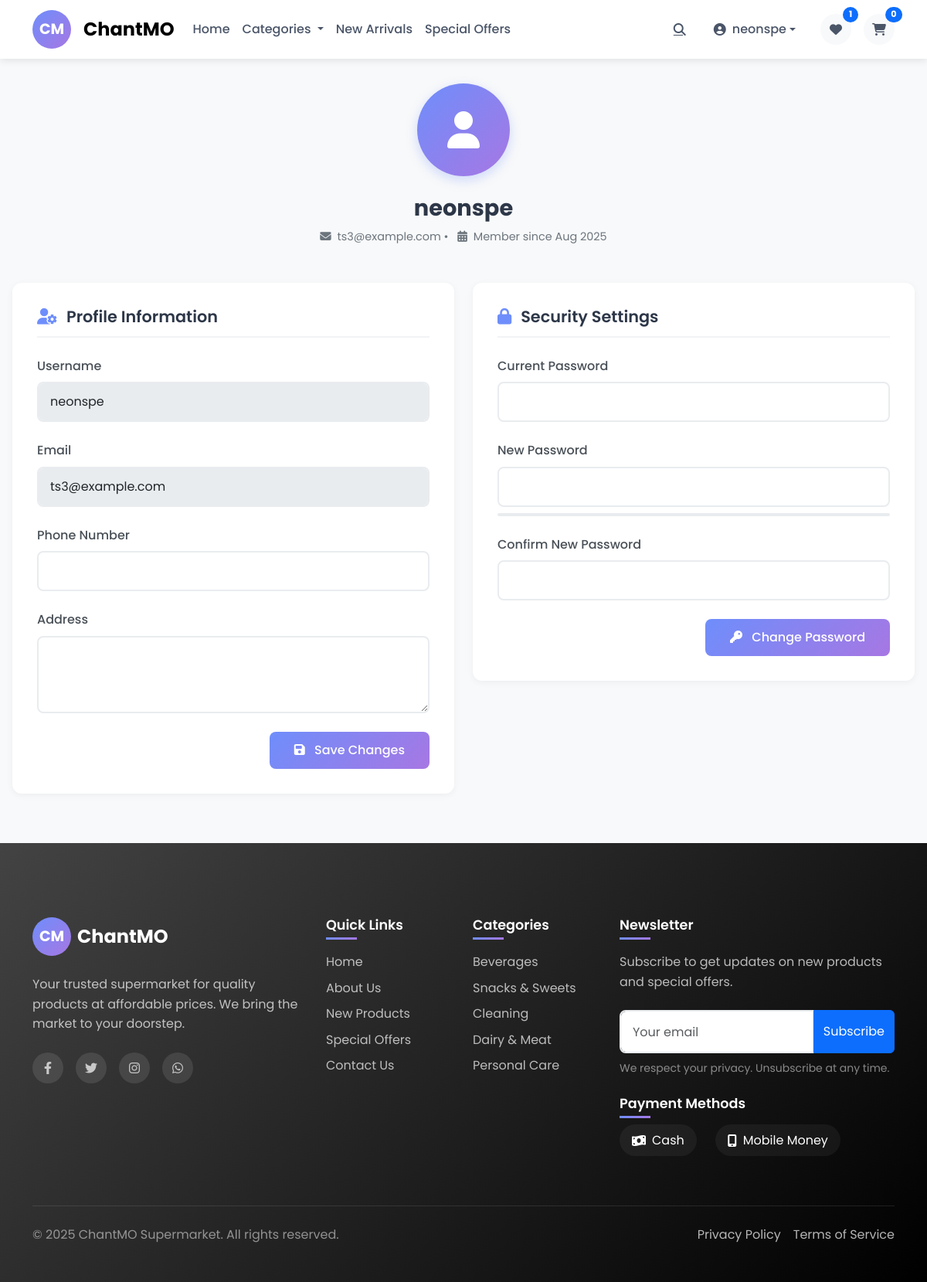
The page /chantmo-supa/pages/profile.php (signed in) on the database its author committed.
### tables this page shows
CREATE TABLE IF NOT EXISTS `users` (
  `id` int NOT NULL AUTO_INCREMENT,
  `username` varchar(50) NOT NULL,
  `email` varchar(100) NOT NULL,
  `phone` varchar(20) NOT NULL,
  `address` varchar(50) NOT NULL,
  `password` varchar(255) NOT NULL,
  `email_verified` tinyint(1) DEFAULT '0',
  `verification_token` varchar(255) DEFAULT NULL,
  `reset_token` varchar(255) DEFAULT NULL,
  `reset_token_expires` datetime DEFAULT NULL,
  `created_at` timestamp NULL DEFAULT CURRENT_TIMESTAMP,
  `updated_at` timestamp NULL DEFAULT CURRENT_TIMESTAMP ON UPDATE CURRENT_TIMESTAMP,
  `remember_token` varchar(255) DEFAULT NULL,
  `verification_token_expires` datetime DEFAULT NULL,
  PRIMARY KEY (`id`),
  UNIQUE KEY `username` (`username`),
  UNIQUE KEY `email` (`email`)
);

### chantmo-supa/pages/profile.php (the view, shortened to what this page needs)
<?php
require_once __DIR__ . '/../includes/auth.php';
$stmt = $pdo->prepare("SELECT * FROM users WHERE id = ?");
$stmt->execute([$_SESSION['user_id']]);
$user = $stmt->fetch();
require_once __DIR__ . '/../includes/header.php';
?>
<main class="profile-container">
    <div class="profile-header">
        <div class="profile-avatar">
            <i class="fas fa-user"></i>
        </div>
        <h1 class="profile-name"><?= htmlspecialchars($user['username']) ?></h1>
        <div class="profile-meta">
            <span><i class="fas fa-envelope me-1"></i> <?= htmlspecialchars($user['email']) ?></span> •
            <span class="ms-2"><i class="fas fa-calendar-alt me-1"></i> Member since <?= date('M Y', strtotime($user['created_at'])) ?></span>
        </div>
    </div>
    <div class="row">
        <div class="col-lg-6">
            <div class="profile-section">
                <h2 class="section-title">
                    <i class="fas fa-user-cog"></i> Profile Information
                </h2>
                <form method="POST" action="">
                    <div class="mb-4">
                        <label for="username" class="form-label">Username</label>
                        <input type="text" class="form-control" id="username" value="<?= htmlspecialchars($user['username']) ?>" disabled>
                    </div>
                    <div class="mb-4">
                        <label for="email" class="form-label">Email</label>
                        <input type="email" class="form-control" id="email" value="<?= htmlspecialchars($user['email']) ?>" disabled>
                    </div>
                    <div class="mb-4">
                        <label for="phone" class="form-label">Phone Number</label>
                        <input type="tel" class="form-control" id="phone" name="phone"
                               value="<?= htmlspecialchars($user['phone']) ?>">
                    </div>
                    <div class="mb-4">
                        <label for="address" class="form-label">Address</label>
                        <textarea class="form-control" id="address" name="address" rows="3"><?= htmlspecialchars($user['address']) ?></textarea>
                    </div>
                    <div class="text-end">
                        <button type="submit" class="btn btn-save">
                            <i class="fas fa-save me-2"></i> Save Changes
                        </button>
                    </div>
                </form>
            </div>
        </div>
        <div class="col-lg-6">
            <div class="profile-section">
                <h2 class="section-title">
                    <i class="fas fa-lock"></i> Security Settings
                </h2>
                <form method="POST" action="">
                    <div class="mb-4">
                        <label for="current_password" class="form-label">Current Password</label>
                        <input type="password" class="form-control" id="current_password" name="current_password" required>
                    </div>
                    <div class="mb-4">
                        <label for="new_password" class="form-label">New Password</label>
                        <input type="password" class="form-control" id="new_password" name="new_password" required
                               onkeyup="checkPasswordStrength(this.value)">
                        <div class="password-strength">
                        </div>
                    </div>
                    <div class="mb-4">
                        <label for="confirm_password" class="form-label">Confirm New Password</label>
                        <input type="password" class="form-control" id="confirm_password" name="confirm_password" required>
                    </div>
                    <div class="text-end">
                        <button type="submit" class="btn btn-save">
                            <i class="fas fa-key me-2"></i> Change Password
                        </button>
                    </div>
                </form>
            </div>
        </div>
    </div>
</main>
<?php require_once __DIR__ . '/../includes/footer.php'; ?>

### chantmo-supa/includes/header.php (style rules this page uses)
:root { --primary-gradient: linear-gradient(135deg, #6e8efb, #a777e3); --secondary-gradient: linear-gradient(135deg, #f093fb, #f5576c); --dark-gradient: linear-gradient(135deg, #434343, #000000); --light-gradient: linear-gradient(135deg, #f5f7fa, #c3cfe2); --success-gradient: linear-gradient(135deg, #43e97b, #38f9d7); --warning-gradient: linear-gradient(135deg, #f6d365, #fda085); --danger-gradient: linear-gradient(135deg, #ff758c, #ff7eb3); --text-color: #2d3748; --text-light: #4a5568; --text-lighter: #718096; --bg-color: #f8f9fa; --border-radius: 0.5rem; --box-shadow: 0 4px 6px -1px rgba(0, 0, 0, 0.1), 0 2px 4px -1px rgba(0, 0, 0, 0.06); --box-shadow-lg: 0 10px 15px -3px rgba(0, 0, 0, 0.1), 0 4px 6px -2px rgba(0, 0, 0, 0.05); --transition: all 0.3s ease; }
* { margin: 0; padding: 0; box-sizing: border-box; }
html { scroll-behavior: smooth; }
body { font-family: 'Poppins', sans-serif; color: var(--text-color); background-color: var(--bg-color); line-height: 1.6; }
.section-title { position: relative; display: inline-block; }
.form-control { border: 2px solid #e9ecef !important; border-radius: 8px !important; padding: 12px 15px !important; transition: all 0.3s ease !important; }

### chantmo-supa/pages/profile.php (style rules this page uses)
.profile-container { max-width: 1200px; margin: 0 auto; padding: 2rem 1rem; }
.profile-header { text-align: center; margin-bottom: 3rem; }
.profile-avatar { width: 120px; height: 120px; border-radius: 50%; background: linear-gradient(135deg, #6e8efb, #a777e3); color: white; display: flex; align-items: center; justify-content: center; font-size: 3rem; margin: 0 auto 1.5rem; box-shadow: 0 5px 15px rgba(110, 142, 251, 0.3); }
.profile-name { font-size: 1.8rem; font-weight: 700; margin-bottom: 0.5rem; }
.profile-meta { color: #6c757d; font-size: 0.9rem; }
.profile-section { background: white; border-radius: 12px; box-shadow: 0 2px 10px rgba(0, 0, 0, 0.05); padding: 2rem; margin-bottom: 2rem; }
.section-title { font-size: 1.3rem; font-weight: 600; margin-bottom: 1.5rem; padding-bottom: 0.75rem; border-bottom: 2px solid #f1f3f5; display: flex; align-items: center; }
.section-title i { margin-right: 0.75rem; color: #6e8efb; }
.form-label { font-weight: 500; color: #495057; margin-bottom: 0.5rem; }
.form-control { border: 2px solid #e9ecef; border-radius: 8px; padding: 0.75rem 1rem; transition: all 0.3s ease; }
.btn-save { background: linear-gradient(135deg, #6e8efb, #a777e3); border: none; padding: 0.75rem 2rem; font-weight: 500; border-radius: 8px; color: white; transition: all 0.3s ease; }
.password-strength { height: 4px; background: #e9ecef; border-radius: 2px; margin-top: 0.5rem; overflow: hidden; }

### rows shown on the page
users: username "neonspe", email "ts3@example.com", created_at "Aug 2025"

### other values the page prints
$_SESSION['username'] "neonspe"
Product::getWishlistCount($_SESSION['user_id']) "1"
Cart::getTotalItems() "0"
